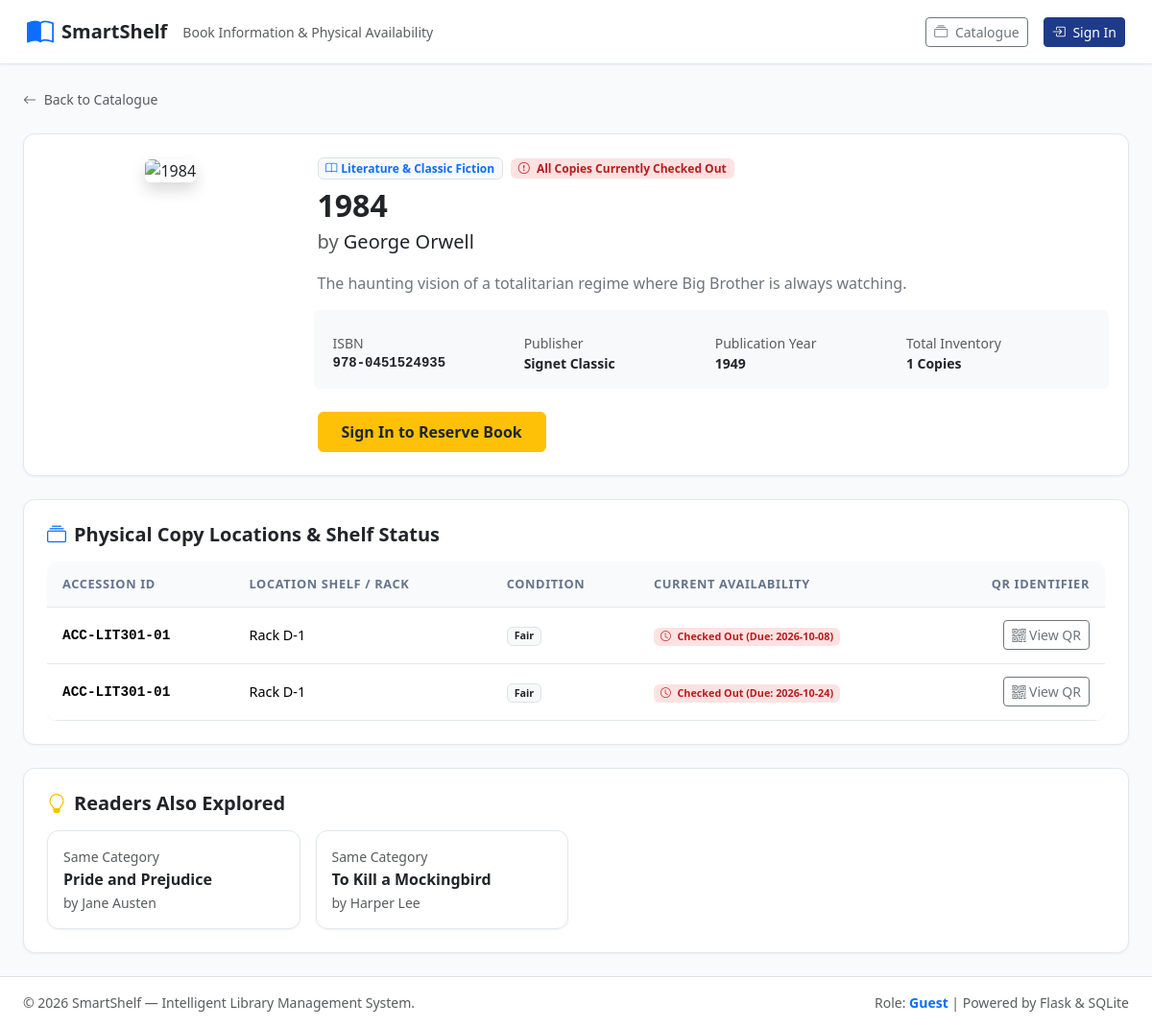
The page /books/8 on the database its author committed.
### tables this page shows
CREATE TABLE categories (
    id INTEGER PRIMARY KEY AUTOINCREMENT,
    name TEXT UNIQUE NOT NULL COLLATE NOCASE,
    description TEXT,
    icon TEXT DEFAULT 'bi-bookmark'
);

CREATE TABLE books (
    id INTEGER PRIMARY KEY AUTOINCREMENT,
    isbn TEXT UNIQUE NOT NULL,
    title TEXT NOT NULL COLLATE NOCASE,
    author TEXT NOT NULL COLLATE NOCASE,
    category_id INTEGER NOT NULL REFERENCES categories(id) ON DELETE RESTRICT,
    publisher TEXT,
    publication_year INTEGER,
    description TEXT,
    cover_image_url TEXT,
    is_deleted INTEGER NOT NULL DEFAULT 0,
    created_at TIMESTAMP DEFAULT CURRENT_TIMESTAMP
);

CREATE TABLE loans (
    id INTEGER PRIMARY KEY AUTOINCREMENT,
    copy_id INTEGER NOT NULL REFERENCES book_copies(id) ON DELETE RESTRICT,
    user_id INTEGER NOT NULL REFERENCES users(id) ON DELETE RESTRICT,
    issued_by INTEGER NOT NULL REFERENCES users(id) ON DELETE RESTRICT,
    issue_date TEXT NOT NULL,       -- ISO YYYY-MM-DD
    due_date TEXT NOT NULL,         -- ISO YYYY-MM-DD
    return_date TEXT,               -- ISO YYYY-MM-DD (NULL if unreturned)
    status TEXT NOT NULL DEFAULT 'active' CHECK(status IN ('active', 'returned', 'overdue')),
    notes TEXT,
    created_at TIMESTAMP DEFAULT CURRENT_TIMESTAMP
);

CREATE TABLE book_copies (
    id INTEGER PRIMARY KEY AUTOINCREMENT,
    book_id INTEGER NOT NULL REFERENCES books(id) ON DELETE CASCADE,
    accession_id TEXT UNIQUE NOT NULL COLLATE NOCASE,
    status TEXT NOT NULL DEFAULT 'available' CHECK(status IN ('available', 'borrowed', 'reserved', 'maintenance', 'lost')),
    location_rack TEXT,
    condition TEXT NOT NULL DEFAULT 'Good',
    is_deleted INTEGER NOT NULL DEFAULT 0,
    created_at TIMESTAMP DEFAULT CURRENT_TIMESTAMP
);

### app.py (the view)
    @books_bp.route("/<int:book_id>")
    def book_detail(book_id):
        book = book_service.get_book_by_id(book_id)
        if not book:
            flash("Book not found.", "danger")
            return redirect(url_for("books.catalogue"))
        copies = book_service.get_copies_for_book(book_id)
        similar = recommendation_service.get_similar_books(book_id)
        return render_template(
            "books/detail.html",
            book=book,
            copies=copies,
            similar_books=similar,
        )

### database.py (called while the page is built)
def get_db_path():
    if current_app:
        return current_app.config.get("DATABASE_PATH", Config.DATABASE_PATH)
    return Config.DATABASE_PATH

def create_connection(db_path=None):
    path = db_path or get_db_path()
    if path != ":memory:":
        parent_dir = Path(path).parent
        parent_dir.mkdir(parents=True, exist_ok=True)
    conn = sqlite3.connect(
        path,
        timeout=15.0,
    )
    conn.row_factory = sqlite3.Row
    conn.execute("PRAGMA foreign_keys = ON;")
    conn.execute("PRAGMA journal_mode = WAL;")
    return conn

def get_db():
    if "db" not in g:
        g.db = create_connection()
    return g.db

def query_db(query, args=(), one=False, conn=None):
    close_after = False
    if conn is None:
        if current_app:
            conn = get_db()
        else:
            conn = create_connection()
            close_after = True
    try:
        cur = conn.execute(query, args)
        rv = cur.fetchall()
        cur.close()
        return (rv[0] if rv else None) if one else rv
    finally:
        if close_after:
            conn.close()

### services/book_service.py (called while the page is built)
def get_book_by_id(book_id):
    query = """
        SELECT b.*,
               c.name AS category_name,
               c.icon AS category_icon,
               COUNT(DISTINCT bc.id) AS total_copies,
               COUNT(DISTINCT CASE WHEN bc.status = 'available' AND bc.is_deleted = 0 THEN bc.id END) AS available_copies
        FROM books b
        JOIN categories c ON b.category_id = c.id
        LEFT JOIN book_copies bc ON b.id = bc.book_id AND bc.is_deleted = 0
        WHERE b.id = ?
        GROUP BY b.id
    """
    return query_db(query, (book_id,), one=True)

def get_copies_for_book(book_id, include_deleted=False):
    query = """
        SELECT bc.*,
               l.id AS active_loan_id,
               l.due_date AS active_due_date,
               u.name AS borrower_name,
               u.email AS borrower_email
        FROM book_copies bc
        LEFT JOIN loans l ON bc.id = l.copy_id AND l.status IN ('active', 'overdue')
        LEFT JOIN users u ON l.user_id = u.id
        WHERE bc.book_id = ?
    """
    if not include_deleted:
        query += " AND bc.is_deleted = 0"
    query += " ORDER BY bc.accession_id ASC"
    return query_db(query, (book_id,))

### templates/books/detail.html (shortened to what this page needs)
{% extends "base.html" %}
{% block page_subtitle %}Book Information & Physical Availability{% endblock %}
{% block content %}
<div class="d-flex flex-column gap-4">
  <div>
    <a href="{{ url_for('books.catalogue') }}" class="text-decoration-none small text-muted">
      <i class="bi bi-arrow-left me-1"></i> Back to Catalogue
    </a>
  </div>
  <div class="card card-custom p-4">
    <div class="row g-4">
      <div class="col-12 col-md-4 col-lg-3 text-center">
        {% if book.cover_image_url %}
          <img src="{{ book.cover_image_url }}" alt="{{ book.title }}" class="img-fluid rounded shadow" style="max-height: 340px; object-fit: cover;"
               onerror="this.onerror=null; this.src='https://images.unsplash.com/photo-1544716278-ca5e3f4abd8c?auto=format&fit=crop&w=400&q=80';">
        {% else %}
          <div class="rounded bg-light d-flex align-items-center justify-content-center text-muted shadow-sm mx-auto" style="width: 200px; height: 280px;">
            <i class="bi bi-book fs-1"></i>
          </div>
        {% endif %}
      </div>
      <div class="col-12 col-md-8 col-lg-9 d-flex flex-column">
        <div class="d-flex flex-wrap align-items-center gap-2 mb-2">
          <span class="badge bg-light text-primary border">
            <i class="bi {{ book.category_icon or 'bi-bookmark' }} me-1"></i>{{ book.category_name }}
          </span>
          {% if book.available_copies > 0 %}
            <span class="badge badge-available">
              <i class="bi bi-check-circle me-1"></i> {{ book.available_copies }} of {{ book.total_copies }} Copies Available
            </span>
          {% else %}
            <span class="badge badge-borrowed">
              <i class="bi bi-exclamation-circle me-1"></i> All Copies Currently Checked Out
            </span>
          {% endif %}
        </div>
        <h2 class="fw-bold text-dark mb-1">{{ book.title }}</h2>
        <div class="fs-5 text-muted mb-3">by <span class="text-dark">{{ book.author }}</span></div>
        <p class="text-secondary mb-4 leading-relaxed">
          {{ book.description or 'No synopsis or description available for this volume.' }}
        </p>
        <div class="row g-2 mb-4 p-3 bg-light rounded small">
          <div class="col-6 col-sm-3">
            <div class="text-muted">ISBN</div>
            <div class="fw-semibold font-monospace">{{ book.isbn }}</div>
          </div>
          <div class="col-6 col-sm-3">
            <div class="text-muted">Publisher</div>
            <div class="fw-semibold">{{ book.publisher or 'N/A' }}</div>
          </div>
          <div class="col-6 col-sm-3">
            <div class="text-muted">Publication Year</div>
            <div class="fw-semibold">{{ book.publication_year or 'N/A' }}</div>
          </div>
          <div class="col-6 col-sm-3">
            <div class="text-muted">Total Inventory</div>
            <div class="fw-semibold">{{ book.total_copies }} Copies</div>
          </div>
        </div>
        <div class="mt-auto d-flex flex-wrap gap-2 align-items-center">
          {% if book.available_copies == 0 %}
            {% if session.get('user_id') and session.get('user_role') == 'member' %}
              <form method="POST" action="{{ url_for('member.reserve_book', book_id=book.id) }}" class="d-inline">
                <input type="hidden" name="csrf_token" value="{{ csrf_token() }}">
                <button type="submit" class="btn btn-warning text-dark fw-bold px-4 py-2">
                  <i class="bi bi-hourglass-split me-1"></i> Reserve This Book (FIFO Queue)
                </button>
              </form>
            {% elif not session.get('user_id') %}
              <a href="{{ url_for('auth.login', next=request.url) }}" class="btn btn-warning text-dark fw-bold px-4 py-2">
                Sign In to Reserve Book
              </a>
            {% endif %}
          {% else %}
            <div class="alert alert-success d-inline-flex align-items-center py-2 px-3 mb-0 small">
              <i class="bi bi-geo-alt-fill me-2 fs-5"></i>
              Visit the circulation desk with the Accession ID below to check out this title.
            </div>
          {% endif %}
        </div>
      </div>
    </div>
  </div>
  <div class="card card-custom p-4">
    <h5 class="fw-bold mb-3"><i class="bi bi-collection text-primary me-2"></i>Physical Copy Locations & Shelf Status</h5>
    <div class="table-responsive">
      <table class="table table-custom align-middle mb-0">
        <thead>
          <tr>
            <th>Accession ID</th>
            <th>Location Shelf / Rack</th>
            <th>Condition</th>
            <th>Current Availability</th>
            <th class="text-end">QR Identifier</th>
          </tr>
        </thead>
        <tbody>
          {% for copy in copies %}
          <tr>
            <td>
              <strong class="font-monospace">{{ copy.accession_id }}</strong>
            </td>
            <td>{{ copy.location_rack or 'Main Stacks' }}</td>
            <td><span class="badge bg-light text-dark border">{{ copy.condition }}</span></td>
            <td>
              {% if copy.status == 'available' %}
                <span class="badge badge-available"><i class="bi bi-check-circle me-1"></i> Available on Shelf</span>
              {% elif copy.status == 'borrowed' %}
                <span class="badge badge-borrowed"><i class="bi bi-clock me-1"></i> Checked Out (Due: {{ copy.active_due_date }})</span>
              {% elif copy.status == 'reserved' %}
                <span class="badge badge-reserved"><i class="bi bi-hourglass-split me-1"></i> Reserved on Hold</span>
              {% else %}
                <span class="badge bg-secondary">{{ copy.status|title }}</span>
              {% endif %}
            </td>
            <td class="text-end">
              <a href="{{ url_for('books.view_qr', accession_id=copy.accession_id) }}" target="_blank" class="btn btn-sm btn-outline-secondary">
                <i class="bi bi-qr-code"></i> View QR
              </a>
            </td>
          </tr>
          {% else %}
          <tr>
            <td colspan="5" class="text-center py-4 text-muted">No physical copies tracked yet.</td>
          </tr>
          {% endfor %}
        </tbody>
      </table>
    </div>
  </div>
  {% if similar_books %}
  <div class="card card-custom p-4">
    <h5 class="fw-bold mb-3"><i class="bi bi-lightbulb text-warning me-2"></i>Readers Also Explored</h5>
    <div class="row g-3">
      {% for sim in similar_books %}
      <div class="col-12 col-sm-6 col-md-3">
        <div class="book-card p-3">
          <div class="small text-muted mb-1">{{ sim.relation_reason }}</div>
          <h6 class="fw-bold text-dark text-truncate mb-1">
            <a href="{{ url_for('books.book_detail', book_id=sim.id) }}" class="text-dark text-decoration-none">
              {{ sim.title }}
            </a>
          </h6>
          <div class="text-muted small">by {{ sim.author }}</div>
        </div>
      </div>
      {% endfor %}
    </div>
  </div>
  {% endif %}
</div>
{% endblock %}

### static/css/style.css (style rules this page uses)
:root { --primary-color: #1e3a8a; --primary-hover: #172554; --secondary-color: #3b82f6; --accent-color: #0ea5e9; --bg-color: #f8fafc; --card-bg: #ffffff; --sidebar-bg: #0f172a; --sidebar-text: #e2e8f0; --sidebar-active: #2563eb; --text-primary: #1e293b; --text-muted: #64748b; --border-color: #e2e8f0; --success-color: #10b981; --warning-color: #f59e0b; --danger-color: #ef4444; --border-radius: 0.75rem; --shadow-sm: 0 1px 3px rgba(0,0,0,0.05); --shadow-md: 0 4px 6px -1px rgba(0,0,0,0.08), 0 2px 4px -2px rgba(0,0,0,0.05); --shadow-lg: 0 10px 15px -3px rgba(0,0,0,0.08), 0 4px 6px -4px rgba(0,0,0,0.04); }
body { font-family: 'Segoe UI', system-ui, -apple-system, sans-serif; background-color: var(--bg-color); color: var(--text-primary); min-height: 100vh; margin: 0; display: flex; flex-direction: column; }
.card-custom { background-color: var(--card-bg); border-radius: var(--border-radius); border: 1px solid var(--border-color); box-shadow: var(--shadow-sm); transition: transform 0.2s ease, box-shadow 0.2s ease; }
.book-card { height: 100%; display: flex; flex-direction: column; overflow: hidden; border: 1px solid var(--border-color); border-radius: var(--border-radius); background: #ffffff; box-shadow: var(--shadow-sm); transition: transform 0.2s ease, box-shadow 0.2s ease; }
.table-custom { background: #ffffff; border-radius: var(--border-radius); overflow: hidden; box-shadow: var(--shadow-sm); }
.table-custom thead th { background-color: #f8fafc; color: var(--text-muted); font-weight: 600; font-size: 0.8rem; text-transform: uppercase; letter-spacing: 0.05em; padding: 0.85rem 1rem; border-bottom: 1px solid var(--border-color); }
.table-custom tbody td { padding: 0.85rem 1rem; vertical-align: middle; border-bottom: 1px solid var(--border-color); font-size: 0.9rem; }
.badge-borrowed { background-color: #fee2e2; color: #b91c1c; font-weight: 600; }

### rows shown on the page
categories: category_name "Literature & Classic Fiction"
books: title "1984", author "George Orwell", description "The haunting vision of a totalitarian regime where Big Brother is always watching.", isbn "978-0451524935", publisher "Signet Classic", publication_year "1949"
loans: accession_id "ACC-LIT301-01", location_rack "Rack D-1", condition "Fair", active_due_date "2026-10-08"
loans: accession_id "ACC-LIT301-01", location_rack "Rack D-1", condition "Fair", active_due_date "2026-10-24"
books: relation_reason "Same Category", title "Pride and Prejudice", author "Jane Austen"
books: relation_reason "Same Category", title "To Kill a Mockingbird", author "Harper Lee"

### other values the page prints
{{ book.total_copies }} "1"
{{ session.get('user_role', 'Guest')|title }} "Guest"
